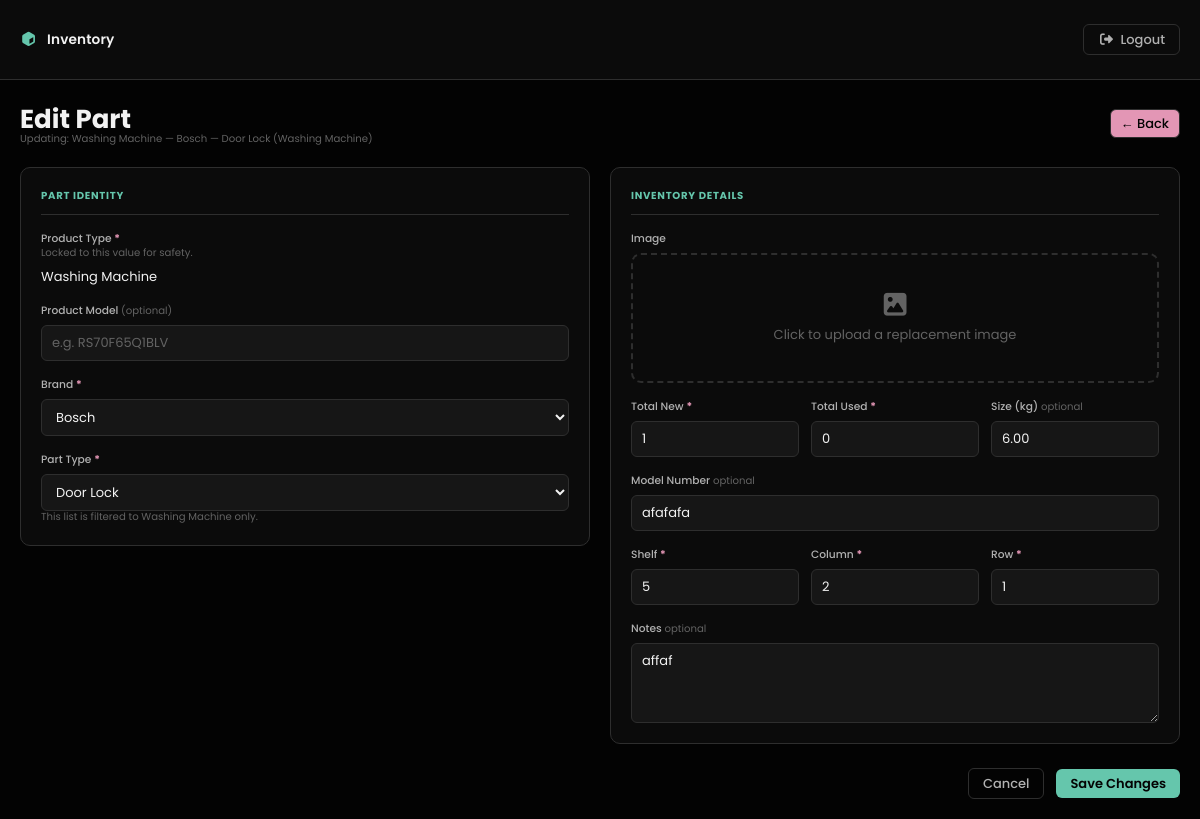
The app's page /part/edit/5 (signed in) with its own data.
### dashboard/models.py (models this page shows, shortened)
class Part(models.Model):
    product_type = models.ForeignKey(
        ProductType,
        on_delete=models.PROTECT,
        related_name="parts",
    )
    brand = models.ForeignKey(
        Brand,
        on_delete=models.PROTECT,
        related_name="parts",
    )
    part_type = models.ForeignKey(
        PartType,
        on_delete=models.PROTECT,
        related_name="parts",
    )
    image = models.ImageField(upload_to="parts/", null=True, blank=True)
    product_model = models.CharField(max_length=100, null=True, blank=True)
    total_new = models.PositiveIntegerField(default=0)
    total_used = models.PositiveIntegerField(default=0)
    size_kg = models.DecimalField(max_digits=7, decimal_places=2, null=True, blank=True)
    model_number = models.CharField(max_length=100, null=True, blank=True)
    shelf_number = models.PositiveIntegerField()
    column_number = models.CharField(max_length=100, null=True)
    row_number = models.CharField(max_length=100, null=True)
    notes = models.TextField(null=True, blank=True)
    class Meta:
        unique_together = [
            ("product_type", "brand", "part_type"),
            ("shelf_number", "column_number", "row_number"),
        ]

class ProductType(models.Model):
    name = models.CharField(max_length=100, unique=True)
    def __str__(self):
        return self.name

class Brand(models.Model):
    name = models.CharField(max_length=100, unique=True)
    def __str__(self):
        return self.name

class PartType(models.Model):
    name = models.CharField(max_length=150)
    product_type = models.ForeignKey(
        ProductType,
        on_delete=models.CASCADE,  # PartTypes for a deleted ProductType clean up automatically
        related_name="part_types",
    )
    class Meta:
        unique_together = ("name", "product_type")
    def __str__(self):
        return f"{self.name} ({self.product_type})"

### dashboard/views.py (the view, shortened to what this page needs)
# urls.py: path("part/edit/<int:pk>", views.edit_part, name="edit-part"),
@login_required
def edit_part(request, pk):
    item = get_object_or_404(
        Part.objects.select_related("product_type", "brand", "part_type"), pk=pk
    )
    product_types = ProductType.objects.all().order_by("name")
    brands = Brand.objects.all().order_by("name")
    part_types_for_product = PartType.objects.filter(
        product_type=item.product_type
    ).order_by("name")
    return render(
        request,
        "dashboard/edit_part.html",
        {
            "form": PartForm(
                instance=item, initial={"product_model": item.product_model or ""}
            ),
            "item": item,
            "product_types": product_types,
            "brands": brands,
            "part_types_for_product": part_types_for_product,
            "fk_errors": {},
            "posted": {},
        },
    )

### templates/dashboard/edit_part.html (shortened to what this page needs)
{% extends 'partials/base.html' %}
{% load static %}
{% block content %}
<div class="page-content">
  <div class="form-page-header">
    <div>
      <h1>Edit Part</h1>
      <p class="field-hint">
        Updating: {{ item.product_type }} — {{ item.brand }} — {{ item.part_type }}
      </p>
    </div>
    <a href="{% url 'dashboard-index' %}" class="btn btn-outline btn-icon">
      ← Back
    </a>
  </div>
  <form method="POST" enctype="multipart/form-data" class="part-form">
    <div class="part-form-grid">
      <section class="form-section">
        <div class="section-label">Part identity</div>
        <div class="form-group">
          <label class="form-label">Product Type <span class="req">*</span></label>
          <div class="field-hint">
            Locked to this value for safety.
          </div>
          <div class="locked-value">
            {{ item.product_type }}
          </div>
        </div>
        <div class="form-group">
          <label for="{{ form.product_model.id_for_label }}" class="form-label">
            Product Model <span class="opt">(optional)</span>
          </label>
          {{ form.product_model }}
        </div>
        <div class="form-group">
          <label for="brand-select" class="form-label">Brand <span class="req">*</span></label>
          <select id="brand-select" name="brand_select">
            {% for brand in brands %}
              {% if posted.brand_select %}
                <option value="{{ brand.id }}" {% if posted.brand_select == brand.id|stringformat:"s" %}selected{% endif %}>
                  {{ brand.name }}
                </option>
              {% else %}
                <option value="{{ brand.id }}" {% if item.brand_id == brand.id %}selected{% endif %}>
                  {{ brand.name }}
                </option>
              {% endif %}
            {% endfor %}
          </select>
        </div>
        <div class="form-group">
          <label for="part-type-select" class="form-label">Part Type <span class="req">*</span></label>
          <select id="part-type-select" name="part_type_select">
            {% for pt in part_types_for_product %}
              {% if posted.part_type_select %}
                <option value="{{ pt.id }}" {% if posted.part_type_select == pt.id|stringformat:"s" %}selected{% endif %}>
                  {{ pt.name }}
                </option>
              {% else %}
                <option value="{{ pt.id }}" {% if item.part_type_id == pt.id %}selected{% endif %}>
                  {{ pt.name }}
                </option>
              {% endif %}
            {% endfor %}
          </select>
          <div class="field-hint">
            This list is filtered to {{ item.product_type }} only.
          </div>
        </div>
      </section>
      <section class="form-section">
        <div class="section-label">Inventory details</div>
        <div class="form-group">
          <label class="form-label">Image</label>
          <label class="image-upload-area" for="id_image">
            <div class="upload-placeholder" {% if item.image %} style="display:none;"{% endif %}>
              <i class="fa-solid fa-image"></i>
              <span>Click to upload a replacement image</span>
            </div>
          </label>
        </div>
        <div class="form-row-3">
          <div class="form-group">
            <label for="{{ form.total_new.id_for_label }}" class="form-label">Total New <span class="req">*</span></label>
            {{ form.total_new }}
          </div>
          <div class="form-group">
            <label for="{{ form.total_used.id_for_label }}" class="form-label">Total Used <span class="req">*</span></label>
            {{ form.total_used }}
          </div>
          <div class="form-group">
            <label for="{{ form.size_kg.id_for_label }}" class="form-label">Size (kg) <span class="opt">optional</span></label>
            {{ form.size_kg }}
          </div>
        </div>
        <div class="form-group">
          <label for="{{ form.model_number.id_for_label }}" class="form-label">Model Number <span class="opt">optional</span></label>
          {{ form.model_number }}
        </div>
        <div class="form-row-3">
          <div class="form-group">
            <label for="{{ form.shelf_number.id_for_label }}" class="form-label">Shelf <span class="req">*</span></label>
            {{ form.shelf_number }}
          </div>
          <div class="form-group">
            <label for="{{ form.column_number.id_for_label }}" class="form-label">Column <span class="req">*</span></label>
            {{ form.column_number }}
          </div>
          <div class="form-group">
            <label for="{{ form.row_number.id_for_label }}" class="form-label">Row <span class="req">*</span></label>
            {{ form.row_number }}
          </div>
        </div>
        <div class="form-group">
          <label for="{{ form.notes.id_for_label }}" class="form-label">Notes <span class="opt">optional</span></label>
          {{ form.notes }}
        </div>
      </section>
    </div>
    <div class="form-actions">
      <a href="{% url 'dashboard-index' %}" class="btn btn-outline">Cancel</a>
      <button type="submit" class="btn btn-primary">Save Changes</button>
    </div>
  </form>
</div>
{% endblock content %}

### static/style.css (style rules this page uses)
:root { --bg-dark: oklch(0.1 0 174); --bg: oklch(0.15 0 174); --bg-light: oklch(0.2 0 174); --text: oklch(0.96 0 174); --text-muted: oklch(0.76 0 174); --highlight: oklch(0.5 0 174); --border: oklch(0.4 0 174); --border-muted: oklch(0.3 0 174); --primary: oklch(0.76 0.1 174); --secondary: oklch(0.76 0.1 354); --danger: oklch(0.7 0.05 30); --warning: oklch(0.7 0.05 100); --success: oklch(0.7 0.05 160); --info: oklch(0.7 0.05 260); --radius: 6px; --radius-lg: 10px; --nav-h: 80px; }
*, *::before, *::after { margin: 0; padding: 0; box-sizing: border-box; }
html { font-size: 13px; font-family: Poppins, 'Segoe UI', Tahoma, sans-serif; }
body { background-color: var(--bg-dark); color: var(--text); min-height: 100vh; }
a { color: inherit; text-decoration: none; }
button, .btn { display: inline-flex; align-items: center; gap: 6px; outline: none; border: none; border-radius: var(--radius); cursor: pointer; padding: 8px 14px; font-family: inherit; font-size: inherit; font-weight: 500; line-height: 1; white-space: nowrap; transition: opacity 0.15s, transform 0.1s; }
.btn-primary { background-color: var(--primary); color: var(--bg-dark); font-weight: 600; }
.btn-outline { background-color: transparent; color: var(--text-muted); border: 1px solid var(--border-muted); }
.btn-icon { background-color: var(--secondary); color: var(--bg-dark); padding: 7px 10px; }
input[type="text"], input[type="password"], input[type="email"], select, textarea { background-color: var(--bg-light); color: var(--text); border: 1px solid var(--border-muted); border-radius: var(--radius); padding: 7px 10px; font-family: inherit; font-size: inherit; outline: none; transition: border-color 0.15s; width: 100%; }
input::placeholder { color: var(--highlight); }
.page-content { padding: 20px; max-width: 1600px; }
input[type="number"] { background-color: var(--bg-light); color: var(--text); border: 1px solid var(--border-muted); border-radius: var(--radius); padding: 7px 10px; font-family: inherit; font-size: inherit; outline: none; transition: border-color 0.15s; width: 100%; }
textarea { resize: vertical; min-height: 80px; }
.form-page-header { display: flex; justify-content: space-between; align-items: center; margin-bottom: 20px; gap: 12px; flex-wrap: wrap; }
.part-form { display: flex; flex-direction: column; gap: 20px; }
.part-form-grid { display: grid; grid-template-columns: 1fr 1fr; gap: 20px; align-items: start; }
.form-section { background-color: var(--bg); border: 1px solid var(--border-muted); border-radius: var(--radius-lg); padding: 20px; display: flex; flex-direction: column; gap: 16px; }
.section-label { font-size: 0.78rem; font-weight: 700; text-transform: uppercase; letter-spacing: 0.07em; color: var(--primary); margin: 0; padding-bottom: 10px; border-bottom: 1px solid var(--border-muted); }
.form-group { display: flex; flex-direction: column; gap: 6px; margin: 0; }
.form-label { font-size: 0.82rem; color: var(--text-muted); font-weight: 500; }
.req { color: var(--secondary); font-weight: 700; }
.opt { color: var(--highlight); font-weight: 400; font-size: 0.78rem; }
.form-row-3 { display: grid; grid-template-columns: 1fr 1fr 1fr; gap: 12px; }
.field-hint { color: var(--highlight); font-size: 0.78rem; margin-top: -8px; }
.image-upload-area { display: flex; align-items: center; justify-content: center; border: 2px dashed var(--border-muted); border-radius: var(--radius-lg); padding: 24px; cursor: pointer; transition: border-color 0.2s, background-color 0.2s; min-height: 130px; overflow: hidden; }
.upload-placeholder { display: flex; flex-direction: column; align-items: center; gap: 8px; color: var(--highlight); text-align: center; pointer-events: none; }
.upload-placeholder i { font-size: 2rem; }
.form-actions { display: flex; justify-content: flex-end; align-items: center; gap: 12px; padding-top: 4px; }

### records on screen
Part: product_type "Washing Machine", brand "Bosch", part_type "Door Lock (Washing Machine)", brand_select "Bosch", part_type_select "Door Lock", total_new "1", total_used "0", size_kg "6.00", model_number "afafafa", shelf_number "5", column_number "2", row_number "1", notes "affaf"
